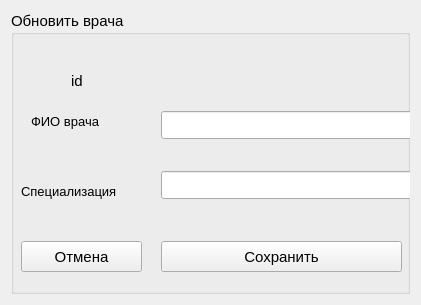
<?xml version="1.0" encoding="UTF-8"?>
<ui version="4.0">
 <class>Form</class>
 <widget class="QWidget" name="Form">
  <property name="geometry">
   <rect>
    <x>0</x>
    <y>0</y>
    <width>421</width>
    <height>305</height>
   </rect>
  </property>
  <property name="windowTitle">
   <string>Form</string>
  </property>
  <layout class="QGridLayout" name="gridLayout">
   <item row="0" column="0">
    <widget class="QGroupBox" name="groupBox">
     <property name="font">
      <font>
       <pointsize>11</pointsize>
      </font>
     </property>
     <property name="layoutDirection">
      <enum>Qt::LeftToRight</enum>
     </property>
     <property name="title">
      <string>Обновить врача</string>
     </property>
     <widget class="QLabel" name="label_2">
      <property name="geometry">
       <rect>
        <x>10</x>
        <y>170</y>
        <width>130</width>
        <height>21</height>
       </rect>
      </property>
      <property name="font">
       <font>
        <pointsize>10</pointsize>
        <underline>false</underline>
       </font>
      </property>
      <property name="text">
       <string>Специализация</string>
      </property>
     </widget>
     <widget class="QLineEdit" name="line_edit_doctor_fio1">
      <property name="geometry">
       <rect>
        <x>150</x>
        <y>100</y>
        <width>251</width>
        <height>28</height>
       </rect>
      </property>
     </widget>
     <widget class="QLineEdit" name="line_edit_specialisation1">
      <property name="geometry">
       <rect>
        <x>150</x>
        <y>160</y>
        <width>251</width>
        <height>28</height>
       </rect>
      </property>
     </widget>
     <widget class="QLabel" name="label">
      <property name="geometry">
       <rect>
        <x>20</x>
        <y>100</y>
        <width>113</width>
        <height>21</height>
       </rect>
      </property>
      <property name="font">
       <font>
        <pointsize>10</pointsize>
        <underline>false</underline>
       </font>
      </property>
      <property name="text">
       <string>ФИО врача</string>
      </property>
     </widget>
     <widget class="QPushButton" name="push_button_save1">
      <property name="geometry">
       <rect>
        <x>150</x>
        <y>230</y>
        <width>241</width>
        <height>31</height>
       </rect>
      </property>
      <property name="text">
       <string>Сохранить</string>
      </property>
     </widget>
     <widget class="QPushButton" name="push_button_undo1">
      <property name="geometry">
       <rect>
        <x>10</x>
        <y>230</y>
        <width>121</width>
        <height>31</height>
       </rect>
      </property>
      <property name="text">
       <string>Отмена</string>
      </property>
     </widget>
     <widget class="QLabel" name="label_4">
      <property name="geometry">
       <rect>
        <x>60</x>
        <y>60</y>
        <width>41</width>
        <height>20</height>
       </rect>
      </property>
      <property name="text">
       <string>id</string>
      </property>
     </widget>
     <widget class="QLabel" name="label_id">
      <property name="geometry">
       <rect>
        <x>150</x>
        <y>50</y>
        <width>181</width>
        <height>31</height>
       </rect>
      </property>
      <property name="text">
       <string/>
      </property>
     </widget>
    </widget>
   </item>
  </layout>
 </widget>
 <resources/>
 <connections/>
</ui>
